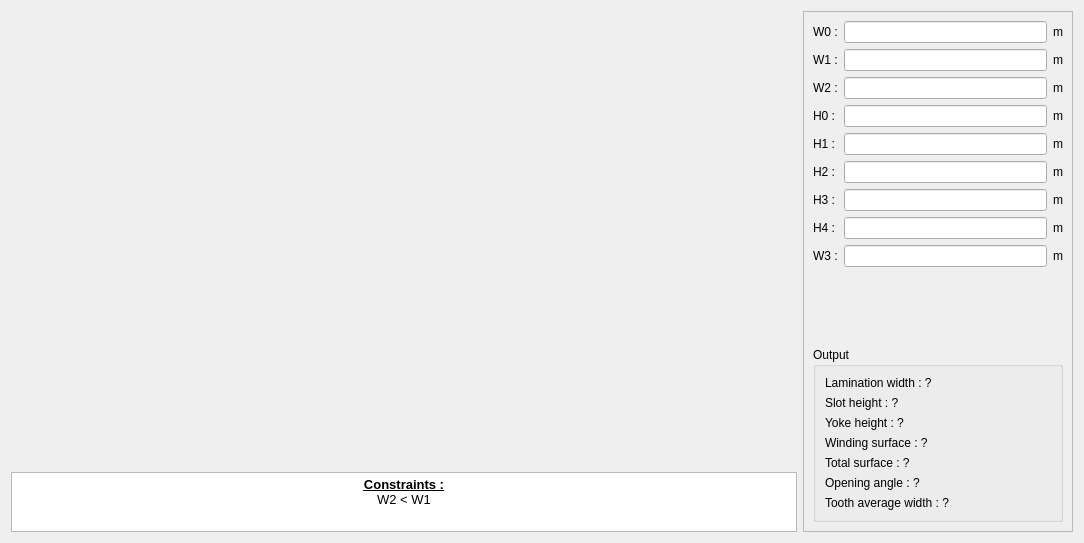
<?xml version="1.0" encoding="UTF-8"?>
<ui version="4.0">
 <class>PWSlot61</class>
 <widget class="QWidget" name="PWSlot61">
  <property name="geometry">
   <rect>
    <x>0</x>
    <y>0</y>
    <width>1084</width>
    <height>543</height>
   </rect>
  </property>
  <property name="minimumSize">
   <size>
    <width>630</width>
    <height>470</height>
   </size>
  </property>
  <property name="maximumSize">
   <size>
    <width>16777215</width>
    <height>16777215</height>
   </size>
  </property>
  <property name="windowTitle">
   <string>Form</string>
  </property>
  <layout class="QHBoxLayout" name="horizontalLayout">
   <item>
    <layout class="QVBoxLayout" name="verticalLayout_2">
     <item>
      <widget class="QLabel" name="img_slot">
       <property name="sizePolicy">
        <sizepolicy hsizetype="Expanding" vsizetype="Expanding">
         <horstretch>0</horstretch>
         <verstretch>0</verstretch>
        </sizepolicy>
       </property>
       <property name="maximumSize">
        <size>
         <width>16777215</width>
         <height>16777215</height>
        </size>
       </property>
       <property name="text">
        <string/>
       </property>
       <property name="pixmap">
        <pixmap resource="../../../../Resources/pyleecan.qrc">:/images/images/MachineSetup/WSlot/SlotW61_wedge_full_int_rotor.png</pixmap>
       </property>
       <property name="scaledContents">
        <bool>false</bool>
       </property>
       <property name="alignment">
        <set>Qt::AlignCenter</set>
       </property>
      </widget>
     </item>
     <item>
      <widget class="QTextEdit" name="txt_constraint">
       <property name="sizePolicy">
        <sizepolicy hsizetype="Expanding" vsizetype="Fixed">
         <horstretch>0</horstretch>
         <verstretch>0</verstretch>
        </sizepolicy>
       </property>
       <property name="maximumSize">
        <size>
         <width>16777215</width>
         <height>60</height>
        </size>
       </property>
       <property name="verticalScrollBarPolicy">
        <enum>Qt::ScrollBarAlwaysOff</enum>
       </property>
       <property name="html">
        <string>&lt;!DOCTYPE HTML PUBLIC &quot;-//W3C//DTD HTML 4.0//EN&quot; &quot;http://www.w3.org/TR/REC-html40/strict.dtd&quot;&gt;
&lt;html&gt;&lt;head&gt;&lt;meta name=&quot;qrichtext&quot; content=&quot;1&quot; /&gt;&lt;style type=&quot;text/css&quot;&gt;
p, li { white-space: pre-wrap; }
&lt;/style&gt;&lt;/head&gt;&lt;body style=&quot; font-family:'MS Shell Dlg 2'; font-size:7.8pt; font-weight:400; font-style:normal;&quot;&gt;
&lt;p align=&quot;center&quot; style=&quot; margin-top:0px; margin-bottom:0px; margin-left:0px; margin-right:0px; -qt-block-indent:0; text-indent:0px;&quot;&gt;&lt;span style=&quot; font-size:10pt; font-weight:600; text-decoration: underline;&quot;&gt;Constraints :&lt;/span&gt;&lt;/p&gt;
&lt;p align=&quot;center&quot; style=&quot; margin-top:0px; margin-bottom:0px; margin-left:0px; margin-right:0px; -qt-block-indent:0; text-indent:0px;&quot;&gt;&lt;span style=&quot; font-size:10pt;&quot;&gt;W2 &amp;lt; W1&lt;/span&gt;&lt;/p&gt;&lt;/body&gt;&lt;/html&gt;</string>
       </property>
       <property name="textInteractionFlags">
        <set>Qt::TextSelectableByKeyboard|Qt::TextSelectableByMouse</set>
       </property>
      </widget>
     </item>
    </layout>
   </item>
   <item>
    <widget class="QScrollArea" name="scrollArea">
     <property name="minimumSize">
      <size>
       <width>270</width>
       <height>0</height>
      </size>
     </property>
     <property name="maximumSize">
      <size>
       <width>270</width>
       <height>16777215</height>
      </size>
     </property>
     <property name="widgetResizable">
      <bool>true</bool>
     </property>
     <widget class="QWidget" name="scrollAreaWidgetContents">
      <property name="geometry">
       <rect>
        <x>0</x>
        <y>0</y>
        <width>268</width>
        <height>519</height>
       </rect>
      </property>
      <layout class="QVBoxLayout" name="verticalLayout">
       <item>
        <layout class="QGridLayout" name="gridLayout">
         <item row="0" column="0">
          <widget class="QLabel" name="in_W0">
           <property name="text">
            <string>W0 :</string>
           </property>
          </widget>
         </item>
         <item row="0" column="1">
          <widget class="FloatEdit" name="lf_W0"/>
         </item>
         <item row="0" column="2">
          <widget class="QLabel" name="unit_W0">
           <property name="text">
            <string>m</string>
           </property>
          </widget>
         </item>
         <item row="1" column="0">
          <widget class="QLabel" name="in_W1">
           <property name="text">
            <string>W1 :</string>
           </property>
          </widget>
         </item>
         <item row="1" column="1">
          <widget class="FloatEdit" name="lf_W1"/>
         </item>
         <item row="1" column="2">
          <widget class="QLabel" name="unit_W1">
           <property name="text">
            <string>m</string>
           </property>
          </widget>
         </item>
         <item row="2" column="0">
          <widget class="QLabel" name="in_W2">
           <property name="text">
            <string>W2 :</string>
           </property>
          </widget>
         </item>
         <item row="2" column="1">
          <widget class="FloatEdit" name="lf_W2"/>
         </item>
         <item row="2" column="2">
          <widget class="QLabel" name="unit_W2">
           <property name="text">
            <string>m</string>
           </property>
          </widget>
         </item>
         <item row="3" column="0">
          <widget class="QLabel" name="in_H0">
           <property name="text">
            <string>H0 :</string>
           </property>
          </widget>
         </item>
         <item row="3" column="1">
          <widget class="FloatEdit" name="lf_H0"/>
         </item>
         <item row="3" column="2">
          <widget class="QLabel" name="unit_H0">
           <property name="text">
            <string>m</string>
           </property>
          </widget>
         </item>
         <item row="4" column="0">
          <widget class="QLabel" name="in_H1">
           <property name="text">
            <string>H1 :</string>
           </property>
          </widget>
         </item>
         <item row="4" column="1">
          <widget class="FloatEdit" name="lf_H1"/>
         </item>
         <item row="4" column="2">
          <widget class="QLabel" name="unit_H1">
           <property name="text">
            <string>m</string>
           </property>
          </widget>
         </item>
         <item row="5" column="0">
          <widget class="QLabel" name="in_H2">
           <property name="text">
            <string>H2 :</string>
           </property>
          </widget>
         </item>
         <item row="5" column="1">
          <widget class="FloatEdit" name="lf_H2"/>
         </item>
         <item row="5" column="2">
          <widget class="QLabel" name="unit_H2">
           <property name="text">
            <string>m</string>
           </property>
          </widget>
         </item>
         <item row="6" column="0">
          <widget class="QLabel" name="in_H3">
           <property name="text">
            <string>H3 :</string>
           </property>
          </widget>
         </item>
         <item row="6" column="1">
          <widget class="FloatEdit" name="lf_H3"/>
         </item>
         <item row="6" column="2">
          <widget class="QLabel" name="unit_H3">
           <property name="text">
            <string>m</string>
           </property>
          </widget>
         </item>
         <item row="7" column="0">
          <widget class="QLabel" name="in_H4">
           <property name="text">
            <string>H4 :</string>
           </property>
          </widget>
         </item>
         <item row="7" column="1">
          <widget class="FloatEdit" name="lf_H4"/>
         </item>
         <item row="7" column="2">
          <widget class="QLabel" name="unit_H4">
           <property name="text">
            <string>m</string>
           </property>
          </widget>
         </item>
         <item row="8" column="0">
          <widget class="QLabel" name="in_W3">
           <property name="text">
            <string>W3 :</string>
           </property>
          </widget>
         </item>
         <item row="8" column="1">
          <widget class="FloatEdit" name="lf_W3"/>
         </item>
         <item row="8" column="2">
          <widget class="QLabel" name="unit_W3">
           <property name="text">
            <string>m</string>
           </property>
          </widget>
         </item>
        </layout>
       </item>
       <item>
        <spacer name="verticalSpacer">
         <property name="orientation">
          <enum>Qt::Vertical</enum>
         </property>
         <property name="sizeHint" stdset="0">
          <size>
           <width>20</width>
           <height>40</height>
          </size>
         </property>
        </spacer>
       </item>
       <item>
        <widget class="QGroupBox" name="g_output">
         <property name="minimumSize">
          <size>
           <width>200</width>
           <height>0</height>
          </size>
         </property>
         <property name="title">
          <string>Output</string>
         </property>
         <layout class="QVBoxLayout" name="verticalLayout_3">
          <item>
           <widget class="QLabel" name="out_Wlam">
            <property name="text">
             <string>Lamination width : ?</string>
            </property>
           </widget>
          </item>
          <item>
           <widget class="QLabel" name="out_slot_height">
            <property name="text">
             <string>Slot height : ?</string>
            </property>
           </widget>
          </item>
          <item>
           <widget class="QLabel" name="out_yoke_height">
            <property name="text">
             <string>Yoke height : ?</string>
            </property>
           </widget>
          </item>
          <item>
           <widget class="QLabel" name="out_wind_surface">
            <property name="text">
             <string>Winding surface : ?</string>
            </property>
           </widget>
          </item>
          <item>
           <widget class="QLabel" name="out_tot_surface">
            <property name="text">
             <string>Total surface : ?</string>
            </property>
           </widget>
          </item>
          <item>
           <widget class="QLabel" name="out_op_angle">
            <property name="text">
             <string>Opening angle : ?</string>
            </property>
           </widget>
          </item>
          <item>
           <widget class="QLabel" name="out_tooth_width">
            <property name="text">
             <string>Tooth average width : ?</string>
            </property>
           </widget>
          </item>
         </layout>
        </widget>
       </item>
      </layout>
     </widget>
    </widget>
   </item>
  </layout>
 </widget>
 <customwidgets>
  <customwidget>
   <class>FloatEdit</class>
   <extends>QLineEdit</extends>
   <header>......GUI/Tools/FloatEdit.h</header>
  </customwidget>
 </customwidgets>
 <tabstops>
  <tabstop>lf_W0</tabstop>
  <tabstop>lf_W1</tabstop>
  <tabstop>lf_W2</tabstop>
  <tabstop>lf_H0</tabstop>
  <tabstop>lf_H1</tabstop>
  <tabstop>lf_H2</tabstop>
  <tabstop>txt_constraint</tabstop>
 </tabstops>
 <resources>
  <include location="../../../../Resources/pyleecan.qrc"/>
  <include location="../../../../Resources/pyleecan.qrc"/>
 </resources>
 <connections/>
</ui>
